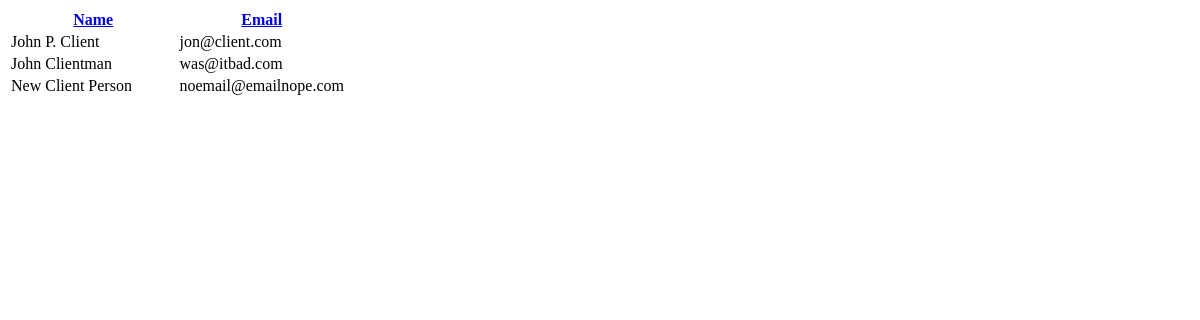
The app's page /clients/get/list/ (signed in), older data.
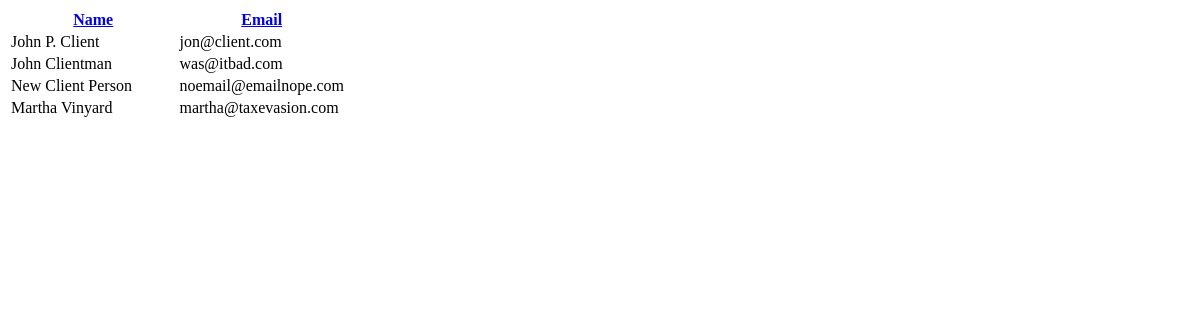
The same page, newer data.
### clients/models.py (models this page shows, shortened)
class Account(models.Model):
    name = models.CharField(pgettext_lazy("Name of Client", "Name"), max_length=64)
    email = models.EmailField()
    phone = models.CharField(max_length=20)
    industry = models.CharField(_("Industry Type"), max_length=255, choices=INDCHOICES, blank=True, null=True)
    billing_address = models.ForeignKey(Address, related_name='account_billing_address', on_delete=models.CASCADE, blank=True, null=True)
    shipping_address = models.ForeignKey(Address, related_name='account_shipping_address', on_delete=models.CASCADE, blank=True, null=True)
    website = models.URLField(_("Website"), blank=True, null=True)
    description = models.TextField(blank=True, null=True)
    assigned_to = models.ManyToManyField(User, related_name='account_assigned_to')
    teams = models.ManyToManyField(Team)
    created_by = models.ForeignKey(User, related_name='account_created_by', on_delete=models.CASCADE)
    created_on = models.DateTimeField(_("Created on"), auto_now_add=True)
    is_active = models.BooleanField(default=False)

### clients/views.py (the view)
def get_clients(request):
    if request.method == 'GET':
        if request.user.is_authenticated():
            clients = Account.objects.all()
            return render(request, 'clients/clients_list.html', {
                'clients': clients})
        else:
            return HttpResponseRedirect('clients/login')
    else:
        return HttpResponse('Invalid Method or Not Authanticated in load_calls')
    return HttpResponse('Oops!! Something Went Wrong..  in load_calls')

### templates/clients/clients_list.html (shortened to what this page needs)
<table class="table">
    <thead>
    <tr>
        <th width="50%">
            <a href='#'>
                Name
            </a>
        </th>
        <th>
            <a href="#">
                Email
            </a>
        </th>
    </tr>
    </thead>
    <tbody>
    {% for account in clients %}
    <tr>
        <td class="cell">
            <a class="cell parentname" id="{{ account.id }}">
                {{ account.name }}
            </a>
        </td>
        <td class="cell parentemail">
            {{ account.email }}
        </td>
    </tr>
    {% endfor %}
    </tbody>
</table>

Row changes from the older to the newer data that the page shows:
added Account: name "Martha Vinyard", email "martha@taxevasion.com"
